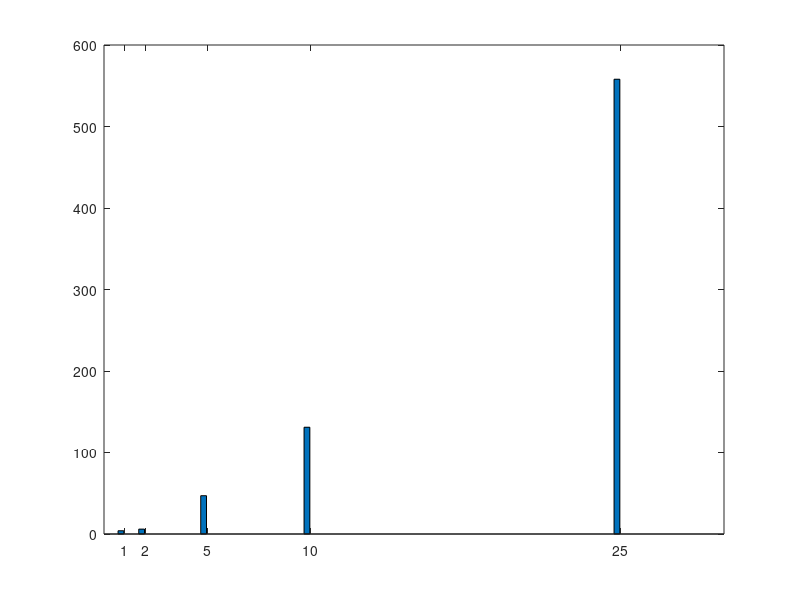

Recreate this plot in MATLAB. (Note: this script raises an error after producing the figure.)
%% Task 4
% 1. Source
n = 7;
k = 4;
M = 5;
msg = randsrc(M, k, [1 0])

%2. ChannelSource

encMsg = encode(msg, n, k)

%3. Transmit channel
p = 0.3;
errEncMsg = bsc(encMsg, p)

%4. channelEncoding
% does not return -1!!! but should!!
[decMsg, err] = decode(errEncMsg, n, k);

%5. statistic analysis

[num, ratio] = biterr(msg, decMsg);
disp("a.die Anzahl/den Anteil fehlerhafter Bits nach der Fehlerkorrektur");
disp([num, ratio])

[num_rowwise, ratio_rowwise] = biterr(msg, decMsg, 'row-wise');

disp("b.die Anzahl/den Anteil fehlerfrei übertragener Nutzworte");
correct_fixed = sum(num_rowwise == 0);
disp([correct_fixed, correct_fixed / M])

disp("c.die Anzahl/den Anteil richtig korrigierter Nutzworte");
sumErr = sum(err);
disp([sumErr sumErr / M])

disp("d.die Anzahl/den Anteil als fehlerhaft erkannter aber nicht korrigierter Nutzworte");
not_fixed = sum(err == -1);
disp([not_fixed not_fixed / M])

disp("e.die Anzahl/den Anteil falsch korrigierter Nutzworte");
not_correct_fixed = sum(num_rowwise > 0);
% how many are still wrong - not fixxed 
disp([not_correct_fixed - not_fixed, not_correct_fixed - not_fixed / M]);

disp("f.die Anzahl/den Anteil unerkannter fehlerhafter Nutzworte");
% undetected == failed correction  - can distinguish
 % disp([not_correct_fixed - ); 
disp([not_correct_fixed - not_fixed, not_correct_fixed - not_fixed / M]);
disp("----------------------");

%% 4.6
n = 7;
k = 4;
M = 1000;
msg = randsrc(M, k, [1 0]);

encMsg = encode(msg, n, k);

plot_y = [];
P = [1 2 5 10 25];
for p = P
    errEncMsg = bsc(encMsg, p / 100)
    [decMsg, err] = decode(errEncMsg, n, k);
    [num_rowwise, ratio_rowwise] = biterr(msg, decMsg, 'row-wise');
    
    num_incorrect_words = M - sum(num_rowwise == 0);
    not_fixed = sum(err == -1);
    
    tmp = [num_incorrect_words, not_fixed];
    plot_y = [plot_y; tmp];
end
plot_y
bar(P, plot_y)


%% Task 3
%1.
%G = [1 1 1 1 0 0 1 0; 0 0 1 1 1 1 0 1];
G = [1 1 0 1 0 0 0; 0 1 1 0 1 0 0; 1 1 1 0 0 1 0; 1 0 1 0 0 0 1];
nutzwort = [0 1 1 0];   
codewort = mod(nutzwort * G, 2);
disp("correct codewort:");
disp(codewort);
%codewort = [1 1 0 0 1 1 0];
e = [0 1 0 0 0 0 0];
codewort = xor(codewort, e);
%2.
[r c] = size(G);
P = G(:,1:end - r);
Pt = P';
[r c] = size(Pt);

H = [eye(r) Pt];
% 3.
S = mod(codewort * H', 2);

%4.


disp("codewort with error:");
disp(codewort);

disp("syndrom:");
disp(S);
disp("---------------"),
[korrNachricht, anzKorrFehler, uebrigErr] = fehlerSyndromKorrektur(H', codewort, S);

disp("korrNachricht:");
disp(korrNachricht);

disp("anzKorrFehler:");
disp(anzKorrFehler);

disp("uebrigErr:");
disp(uebrigErr);

% correct only one error
function [korrNachricht, anzKorrFehler, uebrigErr] = fehlerSyndromKorrektur(h ,nachricht, fehlersyndrom)
    [r c] = size(h);
    % if fehlersyndrom == 0 -> no error
    if isequal(zeros(1, c), fehlersyndrom)
            korrNachricht = nachricht;
            anzKorrFehler = 0;
            uebrigErr = false;
            return;
    end
    
    for i = 1 : r
        h(i, :);
        if isequal(h(i, :), fehlersyndrom)
            nachricht(i) = mod(nachricht (i) + 1, 2);
            korrNachricht = nachricht;
            anzKorrFehler = 1;
            uebrigErr = false;
            return;
        end
    end
    
    korrNachricht = nachricht;
    anzKorrFehler = 0;
    uebrigErr = true;    
end


